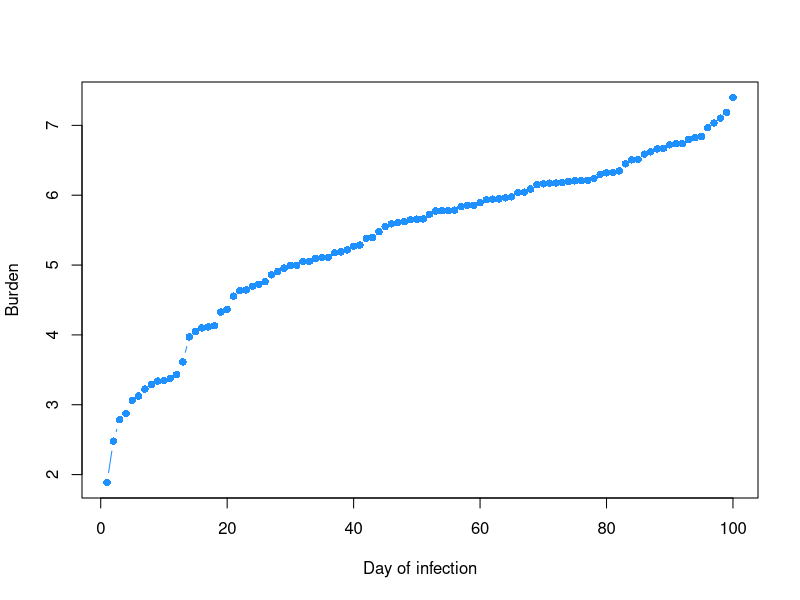
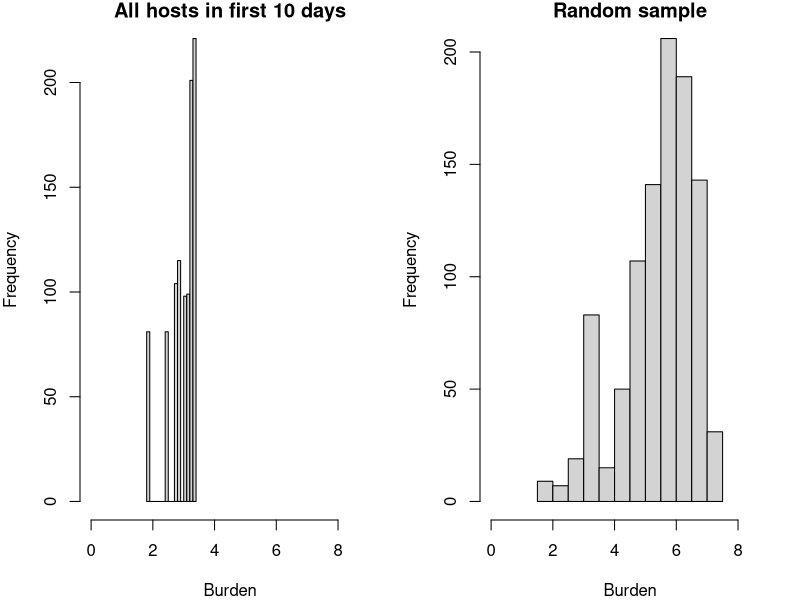
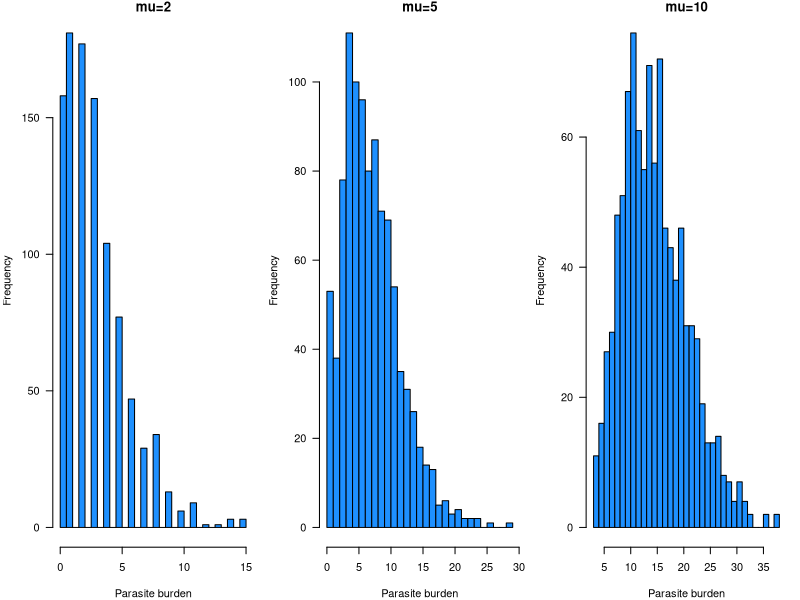

Write the R code that produced these figures, in order.
## ---- chunk 1
knitr::opts_chunk$set(warning = FALSE, message = FALSE) 
## ---- chunk 2

df <- data.frame(day=1:100, burden=6+sort(log(rexp(100))))

plot(df$day, df$burden, type='b', 
  pch=16, xlab='Day of infection', 
  ylab='Burden', col='dodgerblue')

## ---- chunk 3

layout(matrix(1:2, ncol=2))
par(mar=c(4,4,1,1))
hist(sample(df$burden[1:10], 1000, replace=TRUE), 
  main='All hosts in first 10 days', 
  xlab='Burden', breaks=15, xlim=c(0,9))

hist(sample(df$burden, 1000, replace=TRUE), 
  main='Random sample', 
  xlab='Burden', breaks=15, xlim=c(0,9))


## ---- chunk 4

layout(matrix(1:3, ncol=3))
hist(rnbinom(1000, size=2, prob=0.4), main='mu=2', 
  xlab='Parasite burden', col='dodgerblue', las=1, breaks=25)
hist(rnbinom(1000, size=5, prob=0.4), main='mu=5',
  xlab='Parasite burden', col='dodgerblue', las=1, breaks=25)
hist(rnbinom(1000, size=10, prob=0.4), main='mu=10',
  xlab='Parasite burden', col='dodgerblue', las=1, breaks=25)

